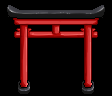

The image is a tile-based game level rendered from a .tmx file. Its description and complete source (layers, tilesets, objects, tile grids) follow:
An orthogonal 7x6 tile map with 16x16 px tiles, 4 tile layers (Back, Buildings, Front, AlwaysFront).

<map version="1.2" tiledversion="1.2.5" orientation="orthogonal" renderorder="right-down" width="7" height="6" tilewidth="16" tileheight="16" infinite="0" nextlayerid="45" nextobjectid="1">
 <tileset firstgid="1" name="smalltorii" tilewidth="16" tileheight="16" tilecount="42" columns="7">
  <image source="smalltorii.png" width="112" height="96" />
 </tileset>
 <layer id="39" name="Back" width="7" height="6">
  <data encoding="csv">
0,0,0,0,0,0,0,
0,0,0,0,0,0,0,
0,0,0,0,0,0,0,
0,0,0,0,0,0,0,
0,0,0,0,0,0,0,
0,0,0,0,0,0,0
</data>
 </layer>
 <objectgroup id="2" name="Back" locked="1" />
 <layer id="41" name="Buildings" width="7" height="6">
  <data encoding="csv">
0,0,0,0,0,0,0,
0,0,0,0,0,0,0,
0,0,0,0,0,0,0,
0,0,0,0,0,0,0,
0,0,0,0,0,0,0,
0,37,0,0,0,41,0
</data>
 </layer>
 <objectgroup id="4" name="Buildings" />
 <layer id="42" name="Front" width="7" height="6">
  <data encoding="csv">
0,0,0,0,0,0,0,
0,0,0,0,0,0,0,
0,0,0,0,0,0,0,
0,0,0,0,0,0,0,
0,30,0,0,0,34,0,
0,0,0,0,0,0,0
</data>
 </layer>
 <objectgroup id="6" name="Front" />
 <layer id="43" name="AlwaysFront" width="7" height="6">
  <data encoding="csv">
1,2,3,4,5,6,7,
8,9,10,11,12,13,14,
15,16,17,18,19,20,21,
0,23,0,0,0,27,0,
0,0,0,0,0,0,0,
0,0,0,0,0,0,0
</data>
 </layer>
 <objectgroup id="44" name="AlwaysFront" />
</map>
